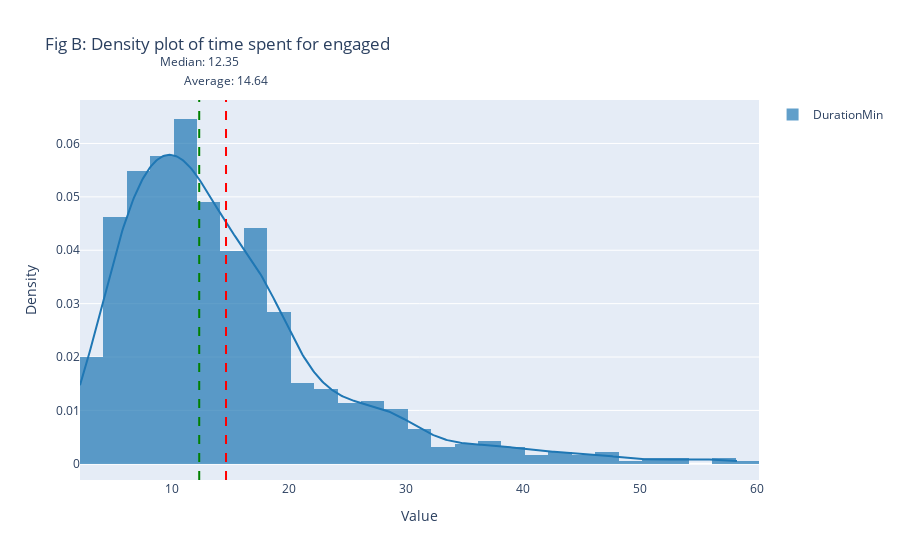

The notebook cell this image was saved under:
### Markdown cell above
#### Time spent on surveys

### Code cell
import plotly.express as px
import plotly.figure_factory as ff


clean_data = pd.read_csv(OUT / "data" / "data_clean.csv")

clean_data['DurationMin'] = clean_data['Duration (in seconds)'] / 60

clean_data = clean_data[clean_data['DurationMin'] < 60]

# Calculate the average and median
average_duration = clean_data['DurationMin'].mean()
median_duration = clean_data['DurationMin'].median()

fig = ff.create_distplot([clean_data['DurationMin']], ['DurationMin'], show_curve=True, show_rug=False, bin_size=2.0)

fig.add_shape(
    type='line',
    x0=average_duration,
    x1=average_duration,
    y0=0,
    y1=1,
    xref='x',
    yref='paper',
    line=dict(color='red', width=2, dash='dash'),
    name=f'Average: {average_duration:.2f}'
)

fig.add_shape(
    type='line',
    x0=median_duration,
    x1=median_duration,
    y0=0,
    y1=1,
    xref='x',
    yref='paper',
    line=dict(color='green', width=2, dash='dash'),
    name=f'Median: {median_duration:.2f}'
)

# Add labels for average and median values
fig.add_annotation(
    x=average_duration,
    y=1.08,
    xref='x',
    yref='paper',
    text=f'Average: {average_duration:.2f}',
    showarrow=False,
    arrowhead=4,
    ax=0,
    ay=-40
)

fig.add_annotation(
    x=median_duration,
    y=1.13,
    xref='x',
    yref='paper',
    text=f'Median: {median_duration:.2f}',
    showarrow=False,
    arrowhead=4,
    ax=0,
    ay=-40
)

# Update the layout if needed
fig.update_layout(
    title='Density Plot with Smooth Line',
    xaxis_title='Value',
    yaxis_title='Density'
)
# Update the layout if needed
fig.update_layout(title='Fig B: Density plot of time spent for engaged', xaxis_title='Value', yaxis_title='Density')


# Show the plot
fig.show()

### Figure 1 — Plotly figure (JSON) as saved in the notebook; plotly's stock layout.template omitted (floating-point values rounded to 4 significant figures; data arrays with more than 128 entries replaced by an {"elided": "..."} marker saying what was removed)
{"data": [{"autobinx": false, "histnorm": "probability density", "legendgroup": "DurationMin", "marker": {"color": "rgb(31, 119, 180)"}, "name": "DurationMin", "opacity": 0.7, "type": "histogram", "x": {"elided": "929 float values"}, "xaxis": "x", "xbins": {"end": 58.4, "size": 2, "start": 2.167}, "yaxis": "y"}, {"legendgroup": "DurationMin", "marker": {"color": "rgb(31, 119, 180)"}, "mode": "lines", "name": "DurationMin", "showlegend": false, "type": "scatter", "x": {"elided": "500 float values"}, "xaxis": "x", "y": {"elided": "500 float values"}, "yaxis": "y"}], "layout": {"annotations": [{"arrowhead": 4, "ax": 0, "ay": -40, "showarrow": false, "text": "Average: 14.64", "x": 14.64, "xref": "x", "y": 1.08, "yref": "paper"}, {"arrowhead": 4, "ax": 0, "ay": -40, "showarrow": false, "text": "Median: 12.35", "x": 12.35, "xref": "x", "y": 1.13, "yref": "paper"}], "barmode": "overlay", "hovermode": "closest", "legend": {"traceorder": "reversed"}, "shapes": [{"line": {"color": "red", "dash": "dash", "width": 2}, "name": "Average: 14.64", "type": "line", "x0": 14.64, "x1": 14.64, "xref": "x", "y0": 0, "y1": 1, "yref": "paper"}, {"line": {"color": "green", "dash": "dash", "width": 2}, "name": "Median: 12.35", "type": "line", "x0": 12.35, "x1": 12.35, "xref": "x", "y0": 0, "y1": 1, "yref": "paper"}], "title": {"text": "Fig B: Density plot of time spent for engaged"}, "xaxis": {"anchor": "y2", "domain": [0, 1], "title": {"text": "Value"}, "zeroline": false}, "yaxis": {"anchor": "free", "domain": [0, 1], "position": 0, "title": {"text": "Density"}}}}
